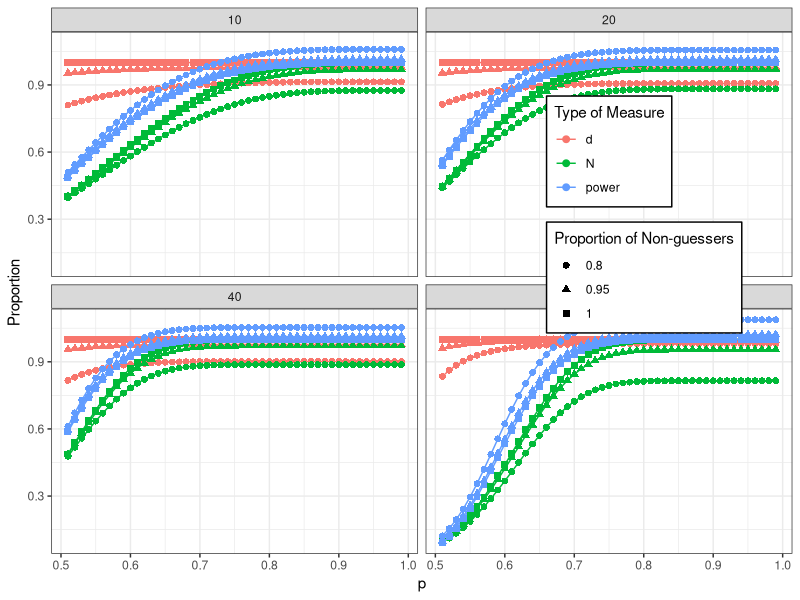
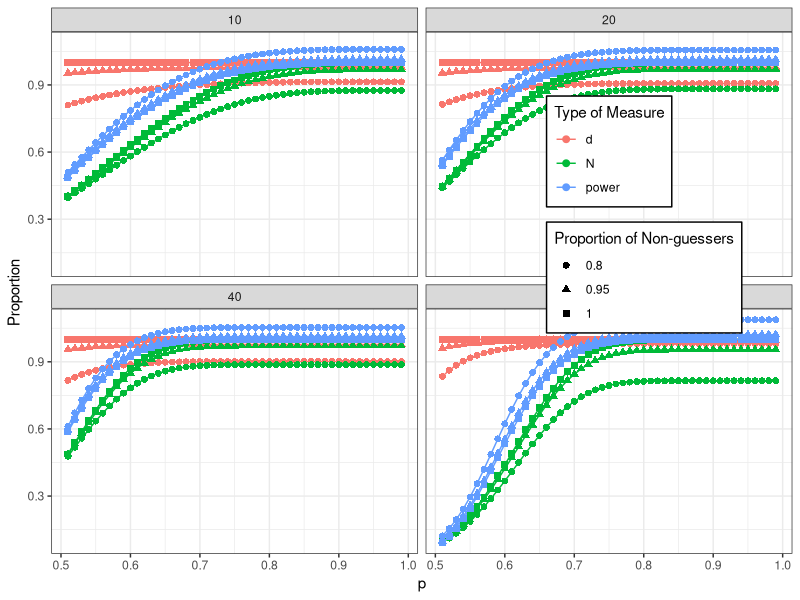

Reproduce these figures in R, in order.
### Effects of outlier exclusion due to accuracy on participant numbers and effect size
#     Copyright (C) 2024  Leonardo Jost
# 
# This program is free software: you can redistribute it and/or modify
# it under the terms of the GNU General Public License as published by
# the Free Software Foundation, either version 3 of the License, or
# (at your option) any later version.
# 
# This program is distributed in the hope that it will be useful,
# but WITHOUT ANY WARRANTY; without even the implied warranty of
# MERCHANTABILITY or FITNESS FOR A PARTICULAR PURPOSE.  See the
# GNU General Public License for more details.
# 
# You should have received a copy of the GNU General Public License
# along with this program.  If not, see <https://www.gnu.org/licenses/>.

library(pwr)
library(ggplot2)

#function to calculate effects
#n - number of trials
#p - probability to solve trials
#c - chance level
#x - proportion of non-guessers
#e - exclusion level (typically chance level)
calculateNewEffects=function(n,p,c,g,e=c){
  #calculate the number of persons performing above chance level
  Nsolvers=c(t((1-pbinom(n*e,n,p))%*%t(g))) #these depend on p (vector) -> convert matrix to vector
  Nguessers=rep((1-pbinom(n*e,n,c))*(1-g),length(p))  #these do not depend on p (no vector) -> repeat to same length
  #calculate new values
  Nnew=Nsolvers+Nguessers #new number of persons after exclusion
  gn=Nsolvers/Nnew #new proportion of non-guessers
  #calculate number of participants necessary for power of .8 in original sample
  NOriginal=rep(0,length(g))
  for(i in 1:length(g)){
    NOriginal[i]=pwr.t.test(power=0.8,d=g[i],type="two.sample",alternative="two.sided")$n
  }
  #new power
  powerNew=pwr.t.test(n=NOriginal*Nnew,d=gn,type="two.sample",alternative="two.sided")$power/0.8
  #data frame for saving (3 values for each p/x combination)
  dataframe=data.frame(numberOfTrials=n,
                       p=rep(p,3,each=length(g)),
                       proportionNonGuessers=as.factor(rep(g,3*length(p))),
                       type=rep(c("N","d","power"),each=length(p)*length(g)),
                       value=c(Nnew,gn,powerNew))
  return(dataframe)
}
p=0.5+c(1:49)/100 #probability to solve tasks
c=0.5 #chance level
g=c(0.8,0.95,1) #proportion of non-guessers
dat10=calculateNewEffects(10,p,c,g)
dat20=calculateNewEffects(20,p,c,g)
dat40=calculateNewEffects(40,p,c,g)
dat406=calculateNewEffects(40,p,c,g,0.6)
dat406$numberOfTrials="40-0.6"
datFull=rbind(dat10,dat20,dat40,dat406)


ggplot(datFull,aes(x=p,y=value,color=type,shape=proportionNonGuessers)) +
  stat_summary(na.rm=TRUE, fun=mean, geom="line") +
  stat_summary(na.rm=TRUE, fun=mean, geom="point", size=2) +
  facet_wrap(~numberOfTrials) + 
  labs(y="Proportion", x="p", shape="Proportion of Non-guessers", color="Type of Measure") +
  #geom_hline(yintercept=0.8) +
  theme_bw()+theme(legend.position = c(0.8,0.65), legend.background = element_rect(fill="white",linewidth=0.5,linetype="solid",color="black"))
ggsave("figs/powerComparison.png",width=2000, height=2000,unit="px",dpi=200)
